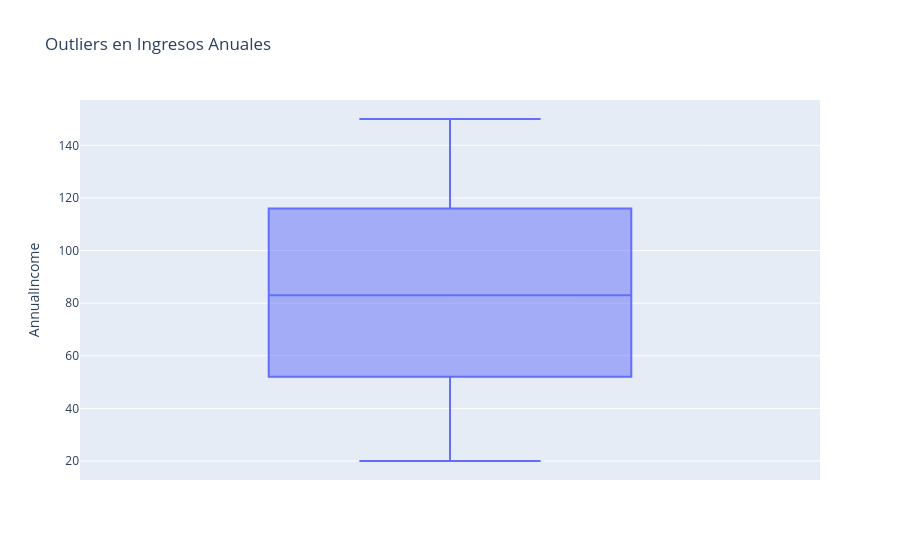

Notebook code cell kept with this figure:
### Code cell
# 3. Preparación y Tratamiento de Datos
# Manejo de valores nulos
df = df.dropna()

# Conversión de tipos de datos
df['IsSubscribed'] = df['IsSubscribed'].astype(int)

# Identificación de outliers con boxplot
fig = px.box(df, y='AnnualIncome', title='Outliers en Ingresos Anuales')
fig.show()

# Normalización de datos
from sklearn.preprocessing import StandardScaler
scaler = StandardScaler()
df[['Age', 'AnnualIncome', 'TimeOnSite']] = scaler.fit_transform(df[['Age', 'AnnualIncome', 'TimeOnSite']])

### Figure 1 — Plotly figure (JSON) as saved in the notebook; plotly's stock layout.template omitted (floating-point values rounded to 4 significant figures; data arrays with more than 128 entries replaced by an {"elided": "..."} marker saying what was removed)
{"data": [{"alignmentgroup": "True", "hovertemplate": "AnnualIncome=%{y}<extra></extra>", "legendgroup": "", "marker": {"color": "#636efa"}, "name": "", "notched": false, "offsetgroup": "", "orientation": "v", "showlegend": false, "type": "box", "x0": " ", "xaxis": "x", "y": {"elided": "2500 int values"}, "y0": " ", "yaxis": "y"}], "layout": {"boxmode": "group", "legend": {"tracegroupgap": 0}, "title": {"text": "Outliers en Ingresos Anuales"}, "xaxis": {"anchor": "y", "domain": [0, 1]}, "yaxis": {"anchor": "x", "domain": [0, 1], "title": {"text": "AnnualIncome"}}}}
